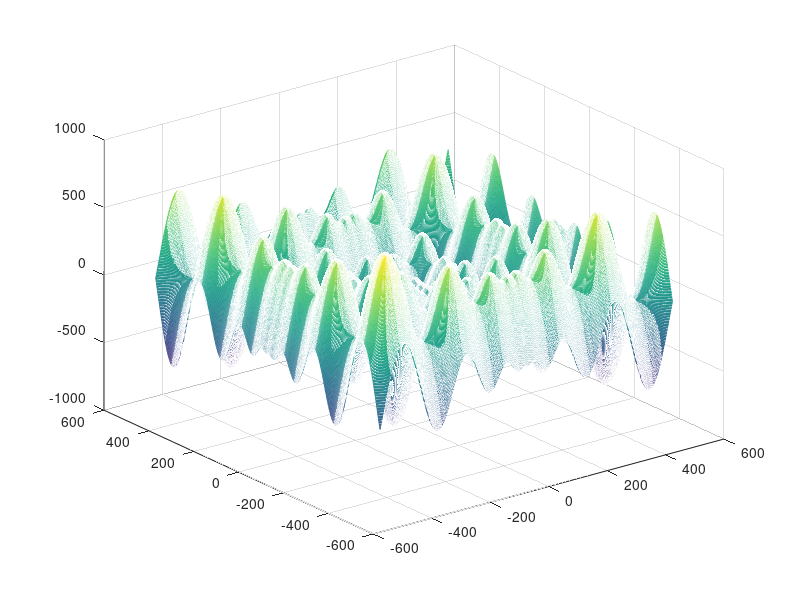

The MATLAB script that drew this image:
function [f]=generalized()

[x,y]=meshgrid(-500:1:500,-500:1:500);
f=-x.*sin(sqrt(abs(x)))-y.*sin(sqrt(abs(y)));
mesh(x,y,f);

end